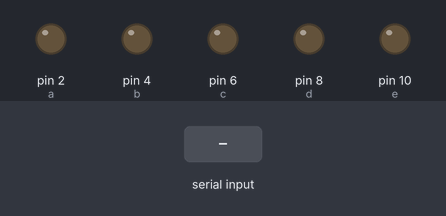
Bench run of a sketch on a simulated Arduino Uno, built with avr-gcc and run on an emulated ATmega328P. Shown: output pins drawn as LEDs (lit = HIGH). Inputs (shaded band) come from the test bench.

Above: at 1.2 s.
1.3 s: "a\n" received over Serial
At 2.3 s:
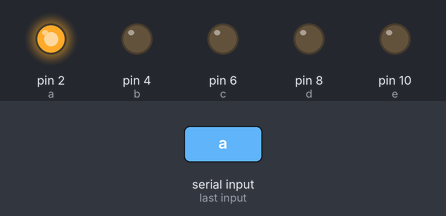
2.8 s: byte 98 ('b') received over Serial
At 3.4 s:
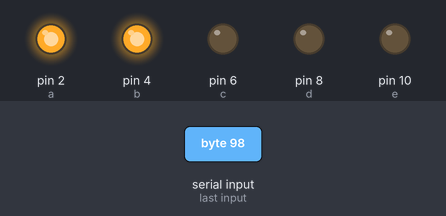
4.3 s: byte 99 ('c') received over Serial
At 5.5 s:
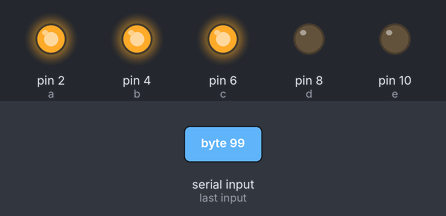
5.8 s: byte 100 ('d') received over Serial
At 6.9 s:
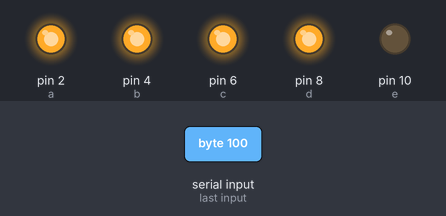
7.3 s: byte 101 ('e') received over Serial
At 8.0 s:
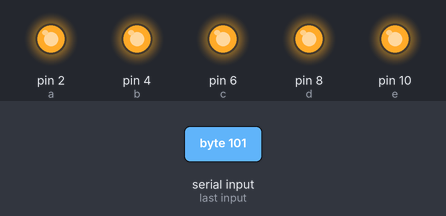
Timing chart, 0 to 9.8 s (numbered marks = the images above; inputs shaded):
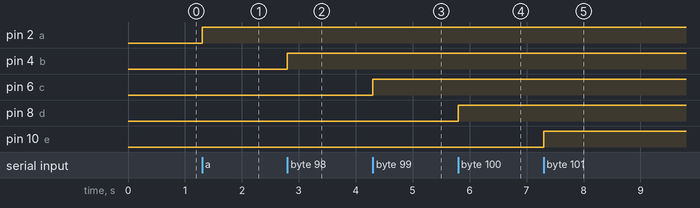

Measured:
- after the input at 1.3 s, pin 2 (a): LOW → HIGH at once
- after the input at 2.8 s, pin 4 (b): LOW → HIGH at once
- after the input at 4.3 s, pin 6 (c): LOW → HIGH at once
- after the input at 5.8 s, pin 8 (d): LOW → HIGH at once
- after the input at 7.3 s, pin 10 (e): LOW → HIGH at once

The sketch:

Ex6_fiveLightsABCDE.ino
```cpp
const int a = 2;
const int b = 4;
const int c = 6;
const int d = 8;
const int e = 10;
int incomingByte = 0;

void setup() {
  // put your setup code here, to run once:
  Serial.begin(9600);
  pinMode(a, OUTPUT);
  pinMode(b, OUTPUT);
  pinMode(c, OUTPUT);
  pinMode(d, OUTPUT);
  pinMode(e, OUTPUT);
  digitalWrite(a, LOW);
  digitalWrite(b, LOW);
  digitalWrite(c, LOW);
  digitalWrite(d, LOW);
  digitalWrite(e, LOW);
}

void loop() {
  // put your main code here, to run repeatedly:
  if (Serial.available() > 0) {
    incomingByte = Serial.read();
    if ((char)incomingByte == 'a') {
      digitalWrite(a, HIGH);
    } else if ((char)incomingByte == 'b') {
      digitalWrite(b, HIGH);
    } else if ((char)incomingByte == 'c') {
      digitalWrite(c, HIGH);
    } else if ((char)incomingByte == 'd') {
      digitalWrite(d, HIGH);
    } else if ((char)incomingByte == 'e') {
      digitalWrite(e, HIGH);
    } else if (incomingByte == 10) {
      //all Serial inputs include a newline byte (decimal value 10), which would ordinarily count turn off all the lights if not for this condition.
    } else {
      digitalWrite(a, LOW);
      digitalWrite(b, LOW);
      digitalWrite(c, LOW);
      digitalWrite(d, LOW);
      digitalWrite(e, LOW);
    }
  }
}
```
